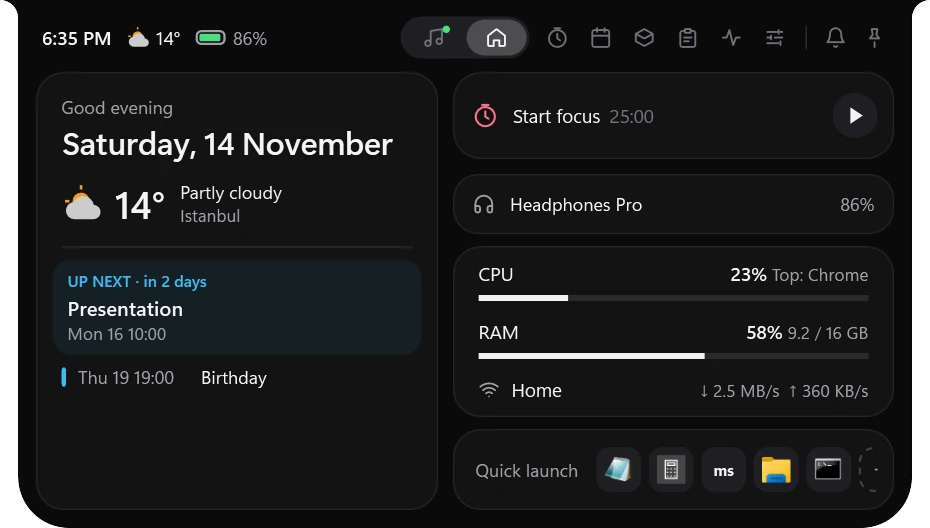
#> input picture site/img/centik-ana.webp, 930 x 528 px
$ python cut-notch-shots.py ../site/img/centik-ana.webp
#> lines starting #> are read from the running program, lines starting #| are printed output that depends on the picture
"""Gri zemine çekilmiş çentik ekran görüntülerini saydam zemine çevirir ve boşluğu kırpar.

Site çentiği gece mavisi zeminin (.aurora) üstünde gösterir; görüntünün gri zemini orada kutu gibi
görünür. Zemin kenardan taşmayla (flood fill) bulunur; zemine değen kenar pikselleri gri ile çentik siyahının
karışımından alfa alır, böylece kulaklar ve köşeler yumuşak kalır. Çentiğin içi olduğu gibi kalır.

Çalıştır: python scripts/cut-notch-shots.py site/img/centik-ana.webp [başka dosyalar...]
Dosyanın üzerine yazar. Zaten saydam olan görüntüye ikinci kez uygulama.
"""
import sys
from collections import deque

from PIL import Image

NOTCH = (10, 10, 11)  # çentik zemini (#0A0A0B)
TOLERANCE = 10


def lum(c):
    return 0.299 * c[0] + 0.587 * c[1] + 0.114 * c[2]


def cut(path):
#> called with path = '../site/img/centik-ana.webp'
    im = Image.open(path).convert("RGB")
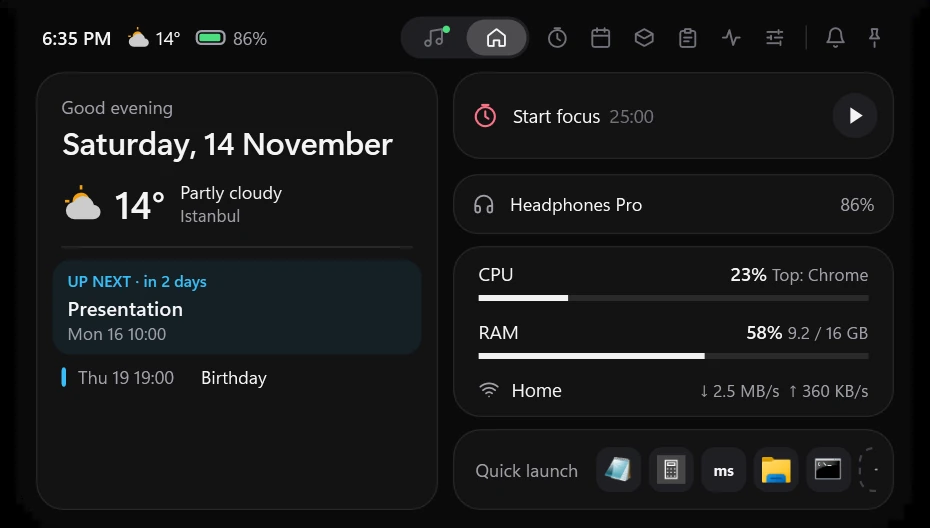
#> im: PIL image 930x528 RGB; mean R, G, B 23.4, 24.3, 24.7
    w, h = im.size
#> w = 930; h = 528
    px = im.load()
    bg = px[1, 1]
#> bg = (6, 6, 6)

    def near(c):
        return all(abs(c[i] - bg[i]) <= TOLERANCE for i in range(3))

    is_bg = bytearray(w * h)
    queue = deque([(x, y) for x in range(w) for y in (0, h - 1)] + [(x, y) for y in range(h) for x in (0, w - 1)])
    while queue:
        x, y = queue.popleft()
        i = y * w + x
        if is_bg[i] or not near(px[x, y]):
            continue
        is_bg[i] = 1
        for nx, ny in ((x + 1, y), (x - 1, y), (x, y + 1), (x, y - 1)):
            if 0 <= nx < w and 0 <= ny < h and not is_bg[ny * w + nx]:
                queue.append((nx, ny))

    out = Image.new("RGBA", (w, h))
#> out: PIL image 930x528 RGBA; every value is 0
    op = out.load()
    lb, ln = lum(bg), lum(NOTCH)
#> lb = 6; ln = 10.11
    for y in range(h):
        for x in range(w):
            if is_bg[y * w + x]:
                op[x, y] = (0, 0, 0, 0)
                continue
            c = px[x, y]
            edge = any(
                0 <= x + dx < w and 0 <= y + dy < h and is_bg[(y + dy) * w + x + dx]
                for dx in (-1, 0, 1) for dy in (-1, 0, 1)
            )
            if edge and lum(c) > ln:
                alpha = max(0.0, min(1.0, 1 - (lum(c) - ln) / (lb - ln)))
                op[x, y] = (*NOTCH, round(alpha * 255))
            else:
                op[x, y] = (*c, 255)

    out = out.crop(out.getbbox())
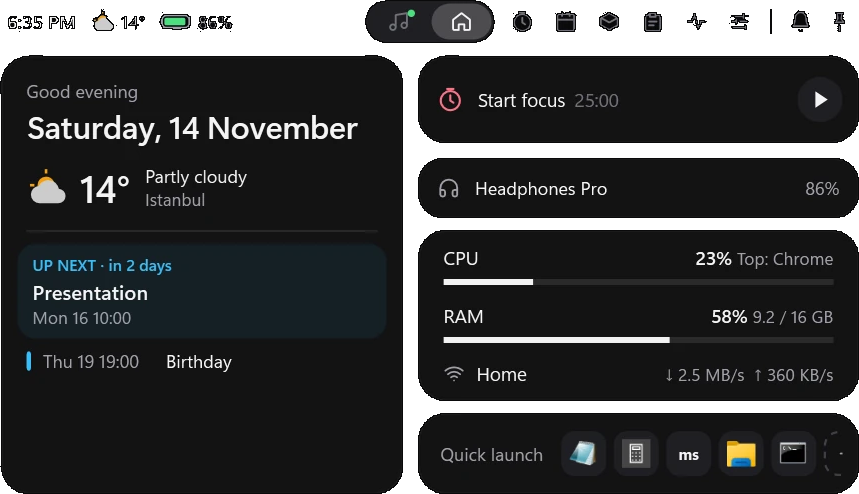
#> out: PIL image 859x494 RGBA; mean R, G, B, A 23.7, 24.7, 25.2, 215.2; transparent parts drawn white
    out.save(path, "WEBP", quality=90, alpha_quality=100, method=6)
    print(path, out.size)
#| ../site/img/centik-ana.webp (859, 494)


if __name__ == "__main__":
    for arg in sys.argv[1:]:
        cut(arg)
